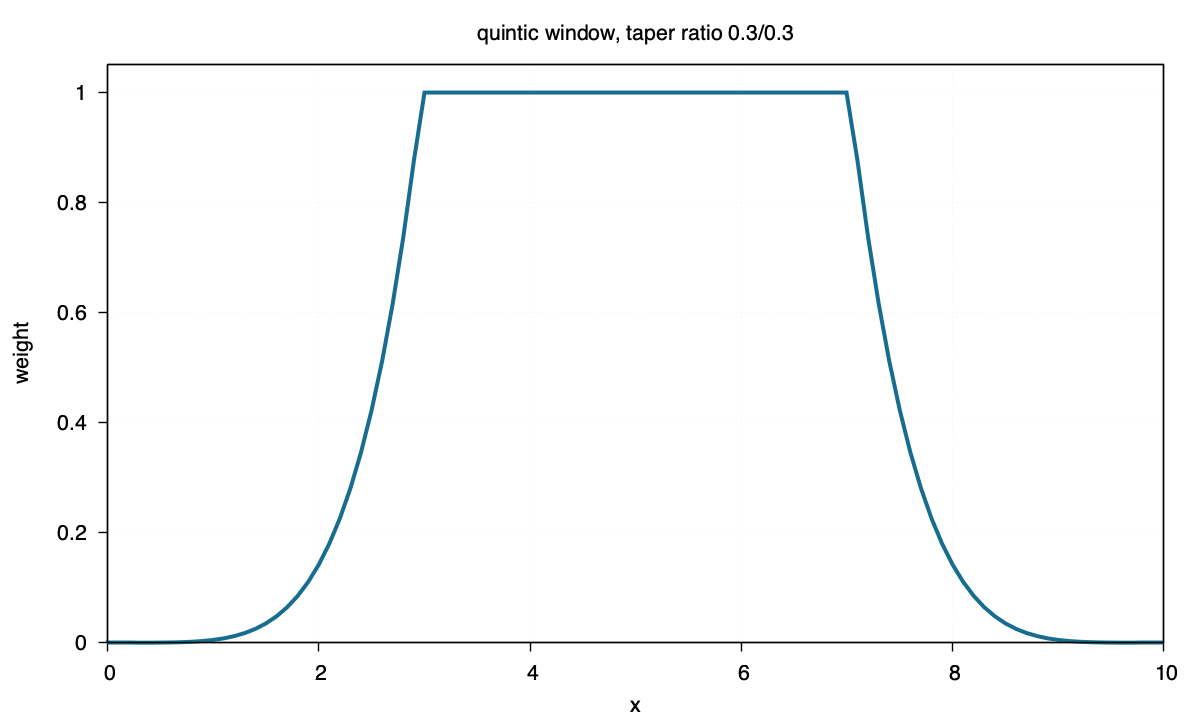

Write the gnuplot code that produced this figure.
set terminal pngcairo size 1200,720 enhanced font "Helvetica,16"
set output "quintic.png"
set title "quintic window, taper ratio 0.3/0.3"
set xlabel "x"
set ylabel "weight"
set xrange [0:10]
set yrange [0:1.05]
set border lw 1.4
set tics out nomirror
set grid lw 1 lc rgb "#d8dee9"
set key off
plot "quintic.txt" using 1:2 with lines lw 4 lc rgb "#176d8f"
